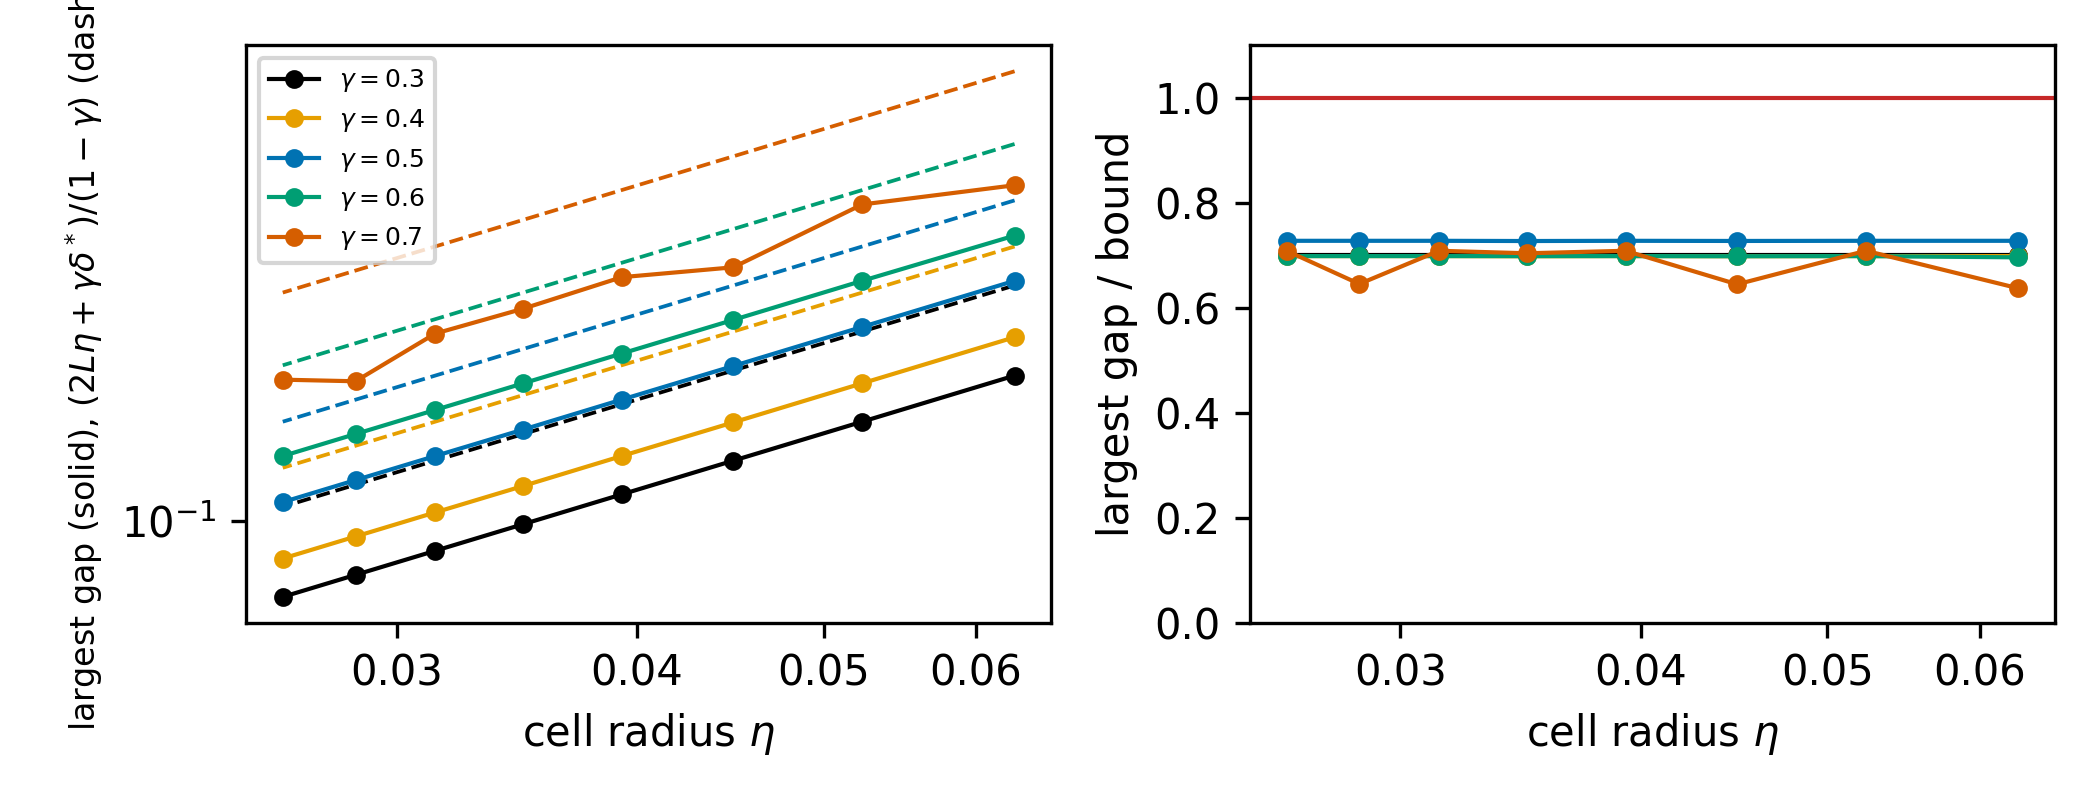

Write the Python code that produced this figure.
#!/usr/bin/env python3
"""Numerical check of the convergence theorem (label thm:convergence) on the Dubins car.

For every discount factor gamma with gamma * L_f < 1 and every resolution N, Algorithm 1
runs on a uniform grid of N^3 cells over a periodic Dubins domain: x1 and x2 wrap around
[-3, 3) and the heading wraps around [-pi, pi). The dynamics then map the domain into
itself, as the paper assumes (f : X x U -> X), and l and r use the periodic distance to
the obstacle and the target, so both are sqrt(2)-Lipschitz in the infinity norm.

The abstraction is the one of the paper: the cell bounds of l and r are the center values
-/+ L eta, where eta is the cell radius and L = max(L_l, L_r), and the successors of a
cell under an action are the cells whose closed boxes meet the ball of infinity-norm
radius L_f eta around the exact image of the cell center, with L_f = exp(tau) (the vector
field is 1-Lipschitz in the infinity norm). Value iteration is Algorithm 1 with the
stopping tolerances delta_lower^* = delta_upper^* = delta^* = 1e-12.

Check. The bounds are sound: V_lower(s) <= V_gamma(x) <= V_upper(s) for x in [[s]], so
|V_upper(s) - V_gamma(x)| and |V_lower(s) - V_gamma(x)| are at most V_upper(s) - V_lower(s).
Hence, if max_s (V_upper(s) - V_lower(s)) <= eps(eta) := (2 L eta + gamma delta^*)/(1 - gamma),
the bound of the theorem for the outputs of Algorithm 1, both inequalities of the theorem
hold for every state of every cell. The script reports this
ratio for every (gamma, N), the empirical rate of the largest gap, and the fractions of
cells certified in R, in L, and unclassified.

Usage: python bound_verification.py --out DIR [--gammas ...] [--resolutions ...]
"""
import argparse
import itertools
import json
import math
import time
from pathlib import Path

import matplotlib

matplotlib.use("Agg")
import matplotlib.pyplot as plt  # noqa: E402
import numpy as np  # noqa: E402
from matplotlib.colors import ListedColormap, TwoSlopeNorm  # noqa: E402
from matplotlib.patches import Circle  # noqa: E402

V_CONST, TAU = 1.0, 0.3
L_F = math.exp(1.0 * TAU)      # Lipschitz constant of the sampled map (Gronwall)
L = math.sqrt(2.0)             # L_l = L_r: Euclidean distances in the plane, infinity norm
ACTIONS = (-1.0, 0.0, 1.0)     # A = U
LO = np.array([-3.0, -3.0, -math.pi])
HI = np.array([3.0, 3.0, math.pi])
OBSTACLE, R_OBSTACLE = (0.0, 0.0), 1.3
TARGET, R_TARGET = (2.5, 0.0), 0.5
TOL = 1e-12                    # stopping tolerance of value iteration
IDX_EPS = 1e-9                 # index ranges are widened by this fraction of a cell (sound)


def flow(x, y, th, u, t):
    """Exact Dubins state after time t under the constant turn rate u."""
    if u == 0.0:
        return x + V_CONST * t * np.cos(th), y + V_CONST * t * np.sin(th), th
    th1 = th + u * t
    return (x + (V_CONST / u) * (np.sin(th1) - np.sin(th)),
            y - (V_CONST / u) * (np.cos(th1) - np.cos(th)), th1)


def periodic_distance(x, y, c):
    dx = np.mod(x - c[0] + 3.0, 6.0) - 3.0
    dy = np.mod(y - c[1] + 3.0, 6.0) - 3.0
    return np.hypot(dx, dy)


def successor_rows(N, C, h, eta, u):
    """Flat indices of the successors of every cell under u, one row per offset in the
    largest box; rows past a cell's own box repeat one of its successors."""
    x1, y1, th1 = flow(C[0], C[1], C[2], u, TAU)
    e = L_F * eta
    lo_i, w = [], []
    for d, c in enumerate((x1, y1, th1)):
        # cell k covers [LO + k h, LO + (k + 1) h] and meets [c - e, c + e] iff
        # (c - e - LO)/h - 1 <= k <= (c + e - LO)/h
        i0 = np.ceil((c - e - LO[d]) / h[d] - 1.0 - IDX_EPS).astype(np.int64)
        i1 = np.floor((c + e - LO[d]) / h[d] + IDX_EPS).astype(np.int64)
        lo_i.append(i0)
        w.append(i1 - i0 + 1)
    rows = []
    for off in itertools.product(*(range(int(wd.max())) for wd in w)):
        j = [np.mod(lo_i[d] + np.minimum(off[d], w[d] - 1), N) for d in range(3)]
        rows.append(((j[0] * N + j[1]) * N + j[2]).ravel().astype(np.int32))
    return np.stack(rows)


def reduce(rows, V, op):
    """op (np.minimum or np.maximum) of V over the successors of every cell."""
    flat = V.ravel()
    out = flat[rows[0]].copy()
    for r in rows[1:]:
        op(out, flat[r], out=out)
    return out.reshape(V.shape)


def grid(N):
    h = (HI - LO) / N
    eta = 0.5 * float(h.max())
    axes = [LO[d] + (np.arange(N) + 0.5) * h[d] for d in range(3)]
    C = np.meshgrid(*axes, indexing="ij")
    lc = periodic_distance(C[0], C[1], OBSTACLE) - R_OBSTACLE
    rc = -(periodic_distance(C[0], C[1], TARGET) - R_TARGET)
    bounds = (lc - L * eta, lc + L * eta, rc - L * eta, rc + L * eta)
    tables = [successor_rows(N, C, h, eta, u) for u in ACTIONS]
    return eta, bounds, tables


def value_iteration(gamma, bounds, tables):
    """Algorithm 1 run to the fixed points of both discrete Bellman operators."""
    ll, lu, rl, ru = bounds
    Vl, Vu = np.minimum(ll, rl), lu.copy()
    for k in range(1, 1000000):
        Ml = np.max([reduce(t, Vl, np.minimum) for t in tables], axis=0)
        Mu = np.max([reduce(t, Vu, np.maximum) for t in tables], axis=0)
        nl = np.minimum(ll, np.maximum(rl, gamma * Ml))
        nu = np.minimum(lu, np.maximum(ru, gamma * Mu))
        dl, du = float(np.abs(nl - Vl).max()), float(np.abs(nu - Vu).max())
        Vl, Vu = nl, nu
        if dl <= TOL and du <= TOL:
            return Vl, Vu, k
    raise RuntimeError("value iteration did not converge")


CLASS_CMAP = ListedColormap(["#c62828", "#9e9e9e", "#2e7d32"])   # red, gray, green
# Okabe-Ito colorblind-safe palette and one marker per discount factor.
PALETTE = ["#000000", "#E69F00", "#0072B2", "#009E73", "#D55E00", "#CC79A7", "#56B4E9"]
MARKERS = ["o", "s", "^", "D", "v", "P", "X"]
HEADINGS = [(0.0, r"$\theta=0$"), (math.pi, r"$\theta=\pi$"), (math.pi / 4, r"$\theta=\pi/4$"),
            (-math.pi / 4, r"$\theta=-\pi/4$"), (math.pi / 2, r"$\theta=\pi/2$"), (-math.pi / 2, r"$\theta=-\pi/2$")]


def plot_values(gamma, N, eta, Vl, Vu, out):
    """Lower bound, upper bound and classification of one run in six heading slices."""
    ext = (LO[0], HI[0], LO[1], HI[1])
    norm = TwoSlopeNorm(vcenter=0.0, vmin=min(float(Vl.min()), -1e-6), vmax=max(float(Vu.max()), 1e-6))
    fig, axes = plt.subplots(3, len(HEADINGS), figsize=(16.0, 8.2))
    for j, (th, label) in enumerate(HEADINGS):
        k = int(np.mod(np.floor((th - LO[2]) / ((HI[2] - LO[2]) / N)), N))
        lo, up = Vl[:, :, k].T, Vu[:, :, k].T      # rows: x2, columns: x1
        cls = np.where(lo > 0, 2, np.where(up <= 0, 0, 1))
        im = axes[0, j].imshow(lo, origin="lower", extent=ext, cmap="RdYlGn", norm=norm, interpolation="nearest")
        axes[1, j].imshow(up, origin="lower", extent=ext, cmap="RdYlGn", norm=norm, interpolation="nearest")
        axes[2, j].imshow(cls, origin="lower", extent=ext, cmap=CLASS_CMAP, vmin=0, vmax=2, interpolation="nearest")
        axes[0, j].set_title(label, fontsize=10)
    for row, name in enumerate(["lower bound", "upper bound", "classification"]):
        axes[row, 0].set_ylabel(f"{name}\n$x_2$")
    for ax in axes.ravel():
        ax.add_patch(Circle(OBSTACLE, R_OBSTACLE, fill=False, color="#0d47a1", lw=1.0))
        ax.add_patch(Circle(TARGET, R_TARGET, fill=False, color="#f9a825", lw=1.0, ls="--"))
        ax.set_xlim(LO[0], HI[0])
        ax.set_ylim(LO[1], HI[1])
        ax.set_aspect("equal")
    for ax in axes[2]:
        ax.set_xlabel("$x_1$")
    fig.colorbar(im, ax=axes[:2, :].ravel().tolist(), fraction=0.015, pad=0.01, label="value")
    fig.suptitle(f"Algorithm 1 on the periodic domain, γ = {gamma}, N = {N} (η = {eta:.4f}); "
                 "classification: green R (lower bound > 0), red L (upper bound ≤ 0), gray unclassified",
                 fontsize=10)
    d = out / "value_functions"
    d.mkdir(exist_ok=True)
    fig.savefig(d / f"gamma{gamma}_N{N}.png", dpi=110)
    plt.close(fig)


def paper_figure(rows, gammas, out):
    """Single-column figure: largest gap of Algorithm 1 against eta, with the bound of the theorem."""
    import os
    import shutil
    from matplotlib.ticker import FixedLocator, NullLocator

    os.environ["PATH"] = "/Library/TeX/texbin:" + os.environ.get("PATH", "")
    usetex = bool(shutil.which("latex") and shutil.which("dvipng"))
    rc = {"text.usetex": usetex, "font.family": "serif", "font.size": 9, "axes.labelsize": 10,
          "legend.fontsize": 8, "xtick.labelsize": 8.5, "ytick.labelsize": 8.5}
    if usetex:
        rc["text.latex.preamble"] = r"\usepackage{amsmath}"
        ylabel = (r"\shortstack{$\max_{s\in S}\bigl(\overline V^{\mathrm{cons}}_\gamma(s)"
                  r"-\underline V^{\mathrm{cons}}_\gamma(s)\bigr)$ (solid)\\[3pt]"
                  r"bound $(2L\varepsilon+\gamma\delta^*)/(1-\gamma)$ (dashed)}")
    else:
        ylabel = "max_s (V_upper^cons(s) - V_lower^cons(s)) (solid)\nbound (2Lε+γδ*)/(1-γ) (dashed)"
    with plt.rc_context(rc):
        fig, ax = plt.subplots(figsize=(3.4, 2.9))
        for g, col, mk in zip(gammas, PALETTE, MARKERS):
            rs = [r for r in rows if r["gamma"] == g]
            eta = [r["eta"] for r in rs]
            ax.loglog(eta, [r["gap_max"] for r in rs], "-", marker=mk, color=col, ms=3.2, lw=1.0,
                      label=rf"$\gamma={g}$")
            ax.loglog(eta, [r["eps"] for r in rs], "--", color=col, lw=0.9)
        ax.xaxis.set_major_locator(FixedLocator([0.03, 0.04, 0.05, 0.06]))
        ax.xaxis.set_minor_locator(NullLocator())
        ax.set_xticklabels(["0.03", "0.04", "0.05", "0.06"])
        ax.yaxis.set_major_locator(FixedLocator([0.1, 0.2, 0.3, 0.4, 0.6]))
        ax.yaxis.set_minor_locator(NullLocator())
        ax.set_yticklabels(["0.1", "0.2", "0.3", "0.4", "0.6"])
        ax.set_xlabel(r"cell radius $\varepsilon=\max_i\eta_{x,i}(s)$")
        ax.set_ylabel(ylabel)
        ax.legend(ncol=2, loc="upper left", frameon=False, handlelength=1.6, columnspacing=1.0)
        fig.tight_layout()
        for ext in ("pdf", "png"):
            fig.savefig(out / f"bound_verification_paper.{ext}", dpi=300)
        plt.close(fig)


def slope(x, y):
    """Least-squares slope of log y against log x."""
    return float(np.polyfit(np.log(x), np.log(y), 1)[0])


def write_outputs(rows, gammas, out):
    rows = sorted(rows, key=lambda r: (r["gamma"], r["N"]))
    summary = {"L": L, "L_f": L_F, "tolerance": TOL, "runs": rows, "per_gamma": {}}
    for g in gammas:
        rs = [r for r in rows if r["gamma"] == g]
        summary["per_gamma"][str(g)] = {
            "gamma_L_f": g * L_F,
            "largest_ratio": max(r["ratio"] for r in rs),
            "all_verified": all(r["verified"] for r in rs),
            "rate_gap_max": slope([r["eta"] for r in rs], [r["gap_max"] for r in rs]),
            "rate_gap_mean": slope([r["eta"] for r in rs], [r["gap_mean"] for r in rs]),
        }
    (out / "summary.json").write_text(json.dumps(summary, indent=2))

    # Figure: largest gap against eta with the bound, and the ratio to the bound.
    paper_figure(rows, gammas, out)
    fig, (a1, a2) = plt.subplots(1, 2, figsize=(7.0, 2.7))
    for g, col in zip(gammas, PALETTE):
        rs = [r for r in rows if r["gamma"] == g]
        eta = np.array([r["eta"] for r in rs])
        a1.loglog(eta, [r["gap_max"] for r in rs], "o-", color=col, ms=3.5, lw=1, label=rf"$\gamma={g}$")
        a1.loglog(eta, [r["eps"] for r in rs], "--", color=col, lw=0.9)
        a2.semilogx(eta, [r["ratio"] for r in rs], "o-", color=col, ms=3.5, lw=1, label=rf"$\gamma={g}$")
    a2.axhline(1.0, color="#c62828", lw=1)
    for ax in (a1, a2):
        ax.set_xlabel(r"cell radius $\eta$")
        ax.set_xticks([0.03, 0.04, 0.05, 0.06])
        ax.set_xticklabels(["0.03", "0.04", "0.05", "0.06"])
        ax.minorticks_off()
    a1.set_ylabel(r"largest gap (solid), $(2L\eta+\gamma\delta^*)/(1-\gamma)$ (dashed)", fontsize=8)
    a2.set_ylabel("largest gap / bound")
    a2.set_ylim(0.0, 1.1)
    a1.legend(fontsize=6, ncol=1)
    fig.tight_layout()
    for ext in ("pdf", "png"):
        fig.savefig(out / f"bound_verification.{ext}", dpi=300)
    plt.close(fig)

    # LaTeX table (booktabs): one row per gamma.
    lines = [r"\begin{tabular}{rrrrr}", r"\toprule",
             r"$\gamma$ & $\gamma L_f$ & $\max_N$ gap/bound & rate & unclassified (\%) \\", r"\midrule"]
    for g in gammas:
        rs = [r for r in rows if r["gamma"] == g]
        p = summary["per_gamma"][str(g)]
        lines.append(f"{g} & {p['gamma_L_f']:.2f} & {p['largest_ratio']:.2f} & {p['rate_gap_max']:.2f} & "
                     f"{100 * rs[0]['frac_unclassified']:.1f} $\\to$ {100 * rs[-1]['frac_unclassified']:.1f} \\\\")
    lines += [r"\bottomrule", r"\end{tabular}"]
    (out / "table_bounds.tex").write_text("\n".join(lines) + "\n")


def main():
    ap = argparse.ArgumentParser(description=__doc__, formatter_class=argparse.RawDescriptionHelpFormatter)
    ap.add_argument("--out", required=True)
    ap.add_argument("--gammas", type=float, nargs="+", default=[0.3, 0.4, 0.5, 0.6, 0.7])
    ap.add_argument("--resolutions", type=int, nargs="+", default=[50, 60, 70, 80, 90, 100, 110, 120])
    a = ap.parse_args()
    out = Path(a.out)
    out.mkdir(parents=True, exist_ok=True)
    for g in a.gammas:
        if not (0.0 < g < 1.0 and g * L_F < 1.0):
            raise ValueError(f"gamma = {g} violates gamma * L_f < 1 (L_f = {L_F:.4f})")
    rows = []
    for N in a.resolutions:
        t0 = time.time()
        eta, bounds, tables = grid(N)
        t_grid = time.time() - t0
        for g in a.gammas:
            t1 = time.time()
            Vl, Vu, iters = value_iteration(g, bounds, tables)
            gap = Vu - Vl
            eps = (2.0 * L * eta + g * TOL) / (1.0 - g)     # theorem's bound for Algorithm 1, delta^* = TOL
            row = {"gamma": g, "N": N, "eta": eta, "cells": int(gap.size), "iterations": iters,
                   "eps": eps, "gap_max": float(gap.max()), "gap_mean": float(gap.mean()),
                   "gap_min": float(gap.min()), "ratio": float(gap.max() / eps),
                   "verified": bool(gap.max() <= eps and gap.min() >= -1e-12),
                   "frac_R": float((Vl > 0).mean()), "frac_L": float((Vu <= 0).mean()),
                   "frac_unclassified": float(((Vl <= 0) & (Vu > 0)).mean()),
                   "seconds": round(t_grid + time.time() - t1, 1)}
            rows.append(row)
            print(json.dumps(row), flush=True)
            plot_values(g, N, eta, Vl, Vu, out)
        del tables
    write_outputs(rows, a.gammas, out)
    print(f"wrote {out}", flush=True)


if __name__ == "__main__":
    main()
